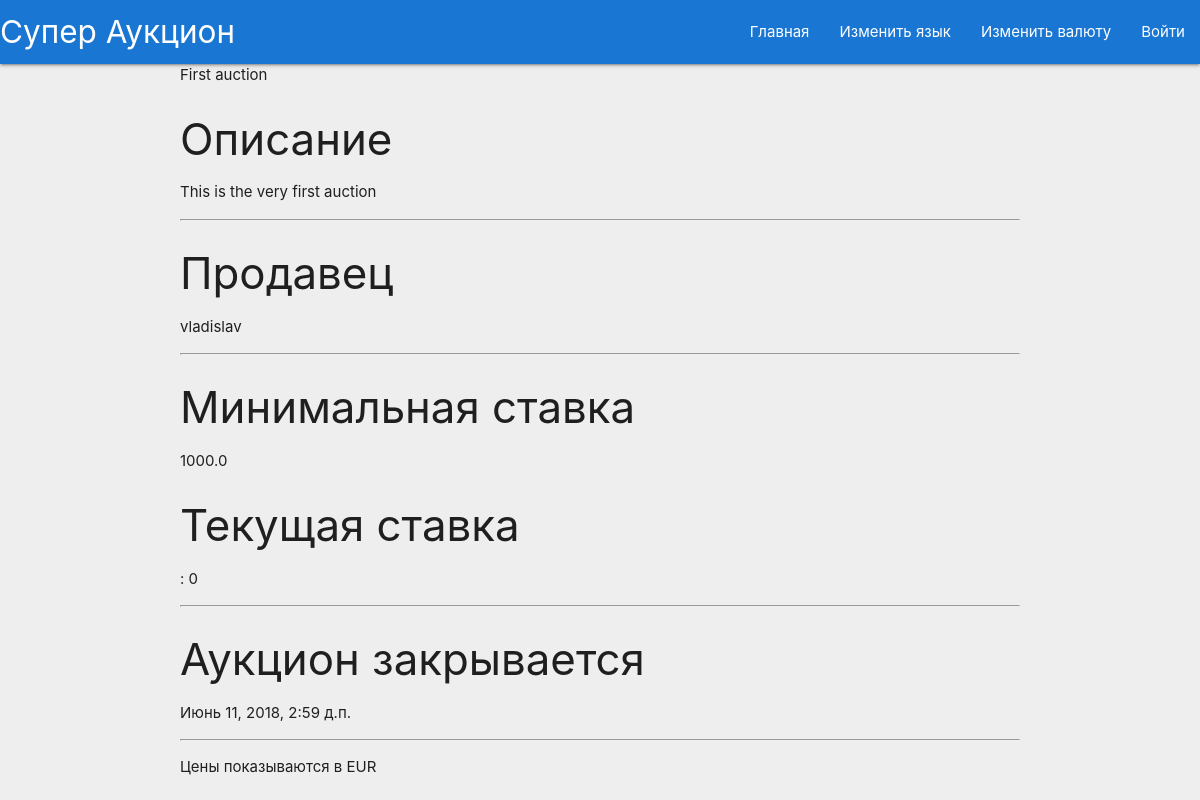
/browse/1/, run on the app's committed database.
### AuctionApp/models.py (models this page shows, shortened)
class Auction(models.Model):
    title = models.CharField(max_length=100)
    description = models.CharField(max_length=1000)
    seller = models.CharField(max_length=100)
    minimum_price = models.FloatField()
    deadline = models.DateTimeField()
    state = models.CharField(max_length=50)

### AuctionApp/views.py (the view)
# urls.py: url(r'^browse/(?P<id>[0-9]+)/', browse_auction),
def browse_auction(request, id):
    auction = models.Auction.objects.get(pk=id)
    if auction.state == 'active':
        currency = get_currency(request)
        highest_bid = get_highest_bid(auction)
        if highest_bid != 0:
            highest_bid = highest_bid.amount
        min_price_in_currency = oer_handler.get_price(auction.minimum_price, 'EUR', currency)
        highest_bid_in_currency = oer_handler.get_price(highest_bid, 'EUR', currency)
        return render(request, 'browse_auction.html', {'auction': auction,
                                                       'highest_bid': get_highest_bid(auction),
                                                       'exchanged_min_price': min_price_in_currency,
                                                       'exchanged_highest_bid': highest_bid_in_currency,
                                                       'currency': currency})
    else:
        messages.add_message(request, messages.ERROR, _("Your requested auction is not Active!!"))

### AuctionApp/oer_handler.py (called while the page is built)
def get_price(price, from_currency, to_currency):
    if from_currency == to_currency:
        return price
    rate = get_rate(from_currency, to_currency)
    return price * rate

### AuctionApp/views.py (called while the page is built)
def get_highest_bid(auction):
    all_bids = models.Bid.objects.filter(auction=auction)
    if len(all_bids) > 0:
        return all_bids[0]
    else:
        return 0

def get_currency(request):
    current_currency = 'EUR'
    if 'currency' in request.COOKIES:
        current_currency = request.COOKIES['currency']
    return current_currency

### templates/browse_auction.html (shortened to what this page needs)
{%  extends "base.html" %}
{% load i18n %}
{% block title %}{{ auction.title }}{% endblock %}
{% block content %}
    <h3>{% trans "Description" %}</h3>
    <p>{{ auction.description }}</p>
    <hr>
    <h3>{% trans "Seller" %}</h3>
    <p>{{ auction.seller }}</p>
    <hr>
    <h3>{% trans "Minimum bid" %}</h3>
    <p>{{ exchanged_min_price }}</p>
    <h3>{% trans "Current bid" %}</h3>
    <p>{{ highest_bid.bidder.username }}: {{ exchanged_highest_bid }}</p>
    <hr>
    <h3>{% trans "Auction closes" %}</h3>
    <p>{{ auction.deadline }}</p>
    <hr>
    <p>{% trans "Prices shown in" %} {{ currency }}</p>
{%  endblock %}

### data on the page
Auction: title "First auction", description "This is the very first auction", seller "vladislav", minimum_price "1000.0", deadline "Июнь 11, 2018, 2:59 д.п."

### other printed values
{{ exchanged_highest_bid }} "0"
{{ currency }} "EUR"
